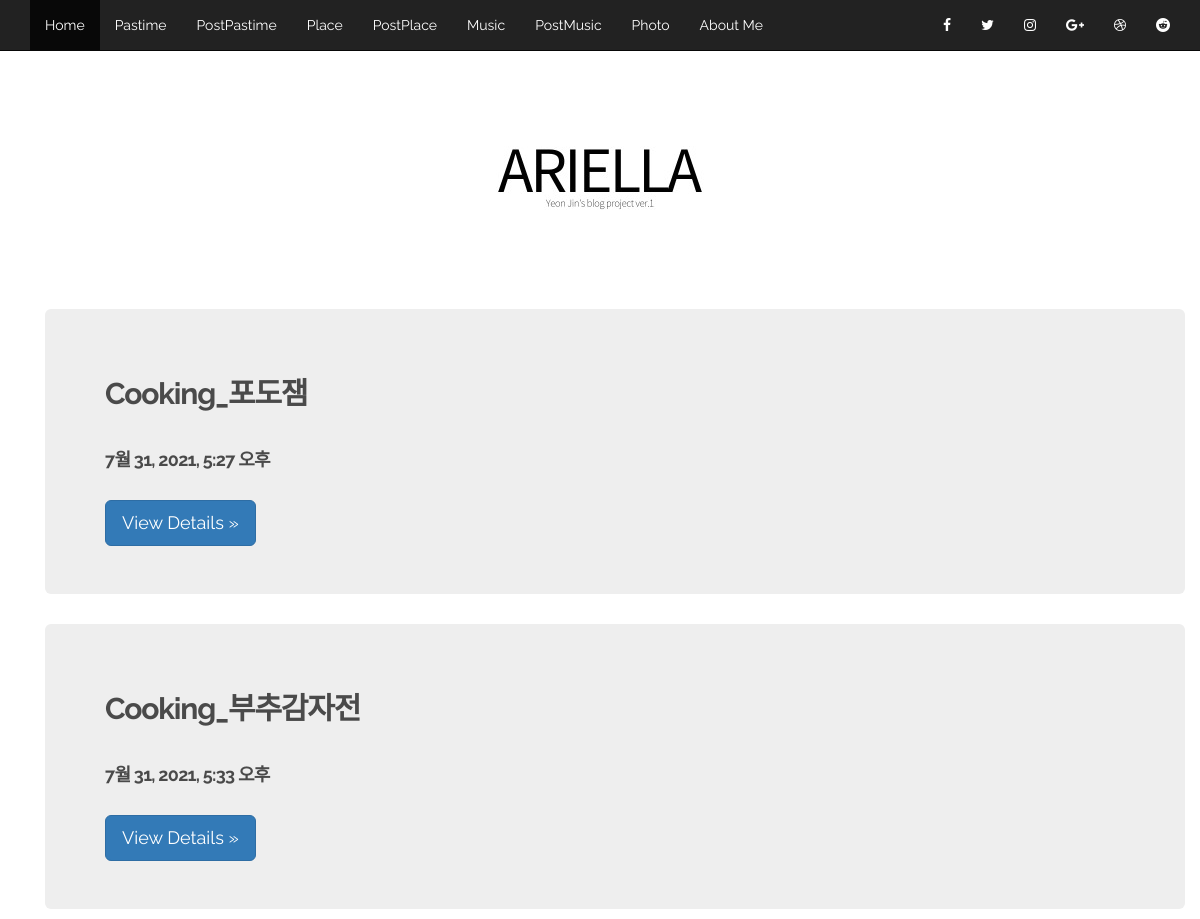
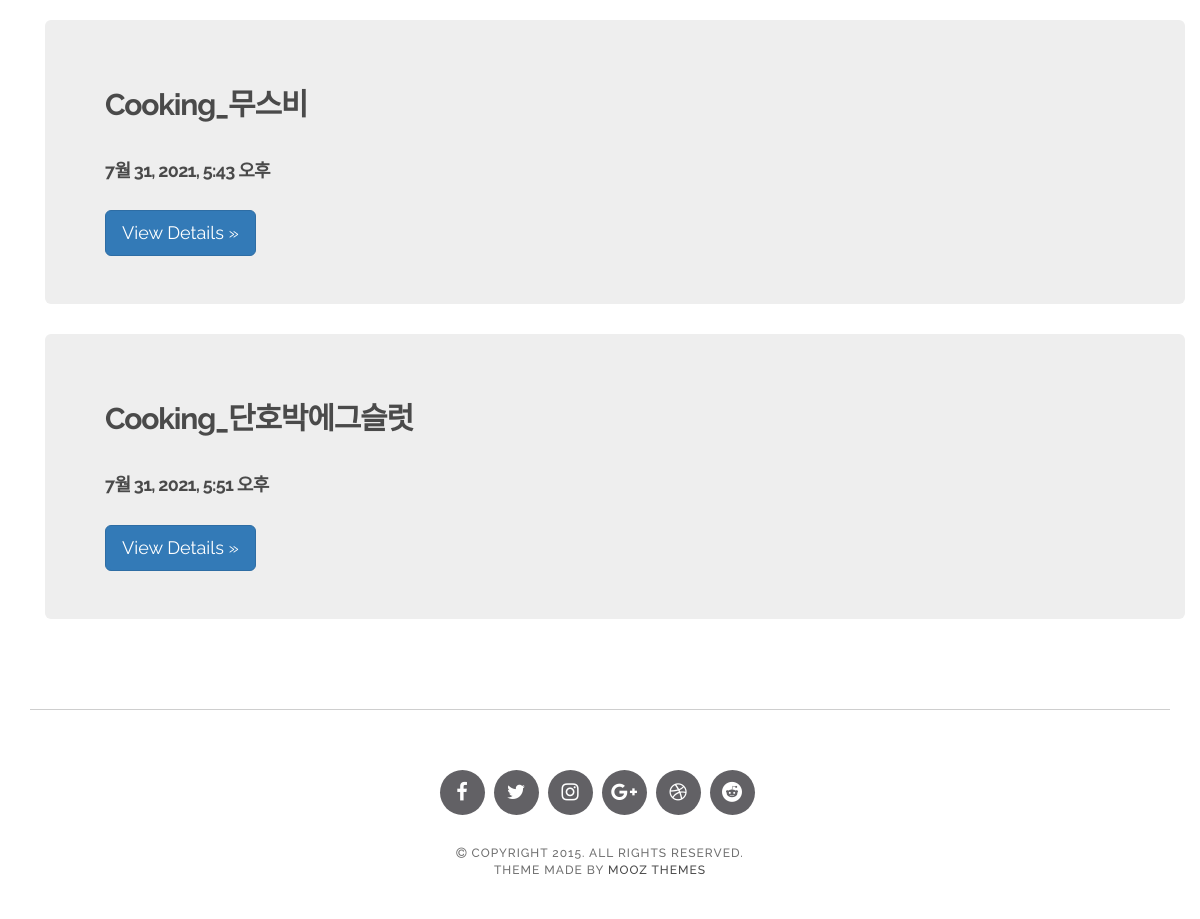
The app's page /pastime/ with its own data (2 pictures, top to bottom).
### blog/models.py (models this page shows)
class Pastime(models.Model):
    title = models.CharField(max_length=50)
    pub_date = models.DateTimeField(auto_now_add=True)
    author = models.ForeignKey(User, on_delete=models.SET_NULL, null=True, default=1)
    content = RichTextUploadingField(null=True)

### blog/views.py (the view)
# urls.py: path('pastime/', views.pastime, name="pastime"),
def pastime(request):
    pastimes = Pastime.objects.all()
    return render(request, 'pastime.html', {'pastimes': pastimes})

### blog/templates/pastime.html
{% extends 'base.html' %}
{% load static %}
{% block contents %}
<section>
{% block content %}
    <br>
    {% for pastime in pastimes %}
        <main role="main" class="container">
            <div class="jumbotron">
                <h2>{{ pastime.title }}</h2>
                <br>
                <h4>{{ pastime.pub_date }}</h4>
                <br>
                <a class="btn btn-lg btn-primary" href="{% url 'pastimeviewdetail' pastime.id %}" role="button">View Details &raquo;</a>
            </div>
        </main>
    {% endfor %}
{% endblock %}
</section>
{% endblock %}

### blog/static/css/style.css (style rules this page uses)
body { font-family: "Raleway", Sans-serif; -webkit-font-smoothing: antialiased; }
h1, h2, h3, h4, h5, h6 { letter-spacing: -0.04em; font-weight: 700; font-style: normal; font-family: "Raleway", Sans-serif; color: #4A4A4A; }
a { color: #4A4A4A; }
a, a:hover, a:focus, a:active, a.active { outline: 0; text-decoration: none; }
section { padding-bottom: 60px; }

### records on screen
Pastime: title "Cooking_포도잼", pub_date "7월 31, 2021, 5:27 오후"
Pastime: title "Cooking_부추감자전", pub_date "7월 31, 2021, 5:33 오후"
Pastime: title "Cooking_무스비", pub_date "7월 31, 2021, 5:43 오후"
Pastime: title "Cooking_단호박에그슬럿", pub_date "7월 31, 2021, 5:51 오후"
